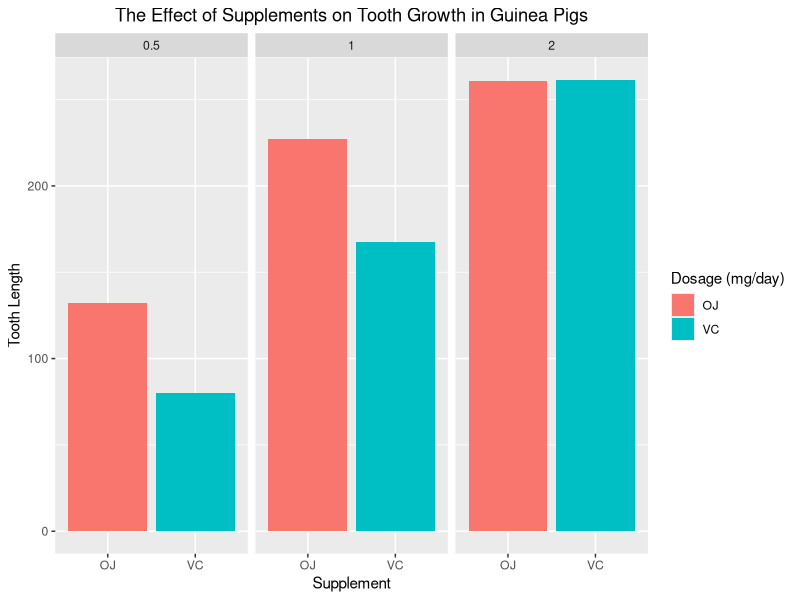

Source code (R):
## ---- chunk 1
knitr::opts_chunk$set(echo = TRUE)
## ---- chunk 2
library(datasets)
library(dplyr)
library(ggplot2)
## ---- chunk 3
data("ToothGrowth")
dim(ToothGrowth)
str(ToothGrowth)
ToothGrowth %>% group_by(supp) %>% 
        summarise(mean = mean(len), quantile = quantile(len, probs = seq(0, 1, 0.25)))
ggplot(data = ToothGrowth, aes(x = supp, y = len, fill = as.factor(supp))) +
        geom_bar(stat = "identity") +
        facet_grid(. ~ as.factor(dose)) +
        labs(x = "Supplement", y = "Tooth Length", 
             title = "The Effect of Supplements on Tooth Growth in Guinea Pigs") +
        theme(plot.title = element_text(hjust = 0.5)) +
        scale_fill_discrete(name = "Dosage (mg/day)") 
## ---- chunk 4
# test the overall effect between the 2 supplements 
# hypothesis is: there's no difference on the effect of tooth growth between the 2 supplements 
options(width = 60)
test1 <- t.test(len ~ supp, data = ToothGrowth)
test1$conf.int
cat(paste(c("The 95% confidence interval is ", format(test1$conf.int[1], digits = 4), " ", 
            format(test1$conf.int[2], digits = 4), " that includes 0, so there's no significant difference 
            between the two supplements on tooth growth."), sep = "", collapse = ""))
# test the effect between the 2 supplements according to dosage
# hypothesis is: there's no difference on the effect of tooth growth between the 2 supplements with dosage as 0.5, 1, 2
test2 <- t.test(len ~ supp, data = subset(ToothGrowth, dose == 0.5))
test3 <- t.test(len ~ supp, data = subset(ToothGrowth, dose == 1))
test4 <- t.test(len ~ supp, data = subset(ToothGrowth, dose == 2))
cat(paste(c("The p value of t test for the dosage 0.5, 1, 2 are ", 
            format(test2$p.value, digits = 4), " ", format(test3$p.value, digits = 4), " ", format(test4$p.value, digits = 4), 
            " \nrespectively." ," We could see that low dosage of OJ is better thant VC, and the difference 
            is significant; but for high dosage there's no significant difference."), sep = "", collapse = ""))
